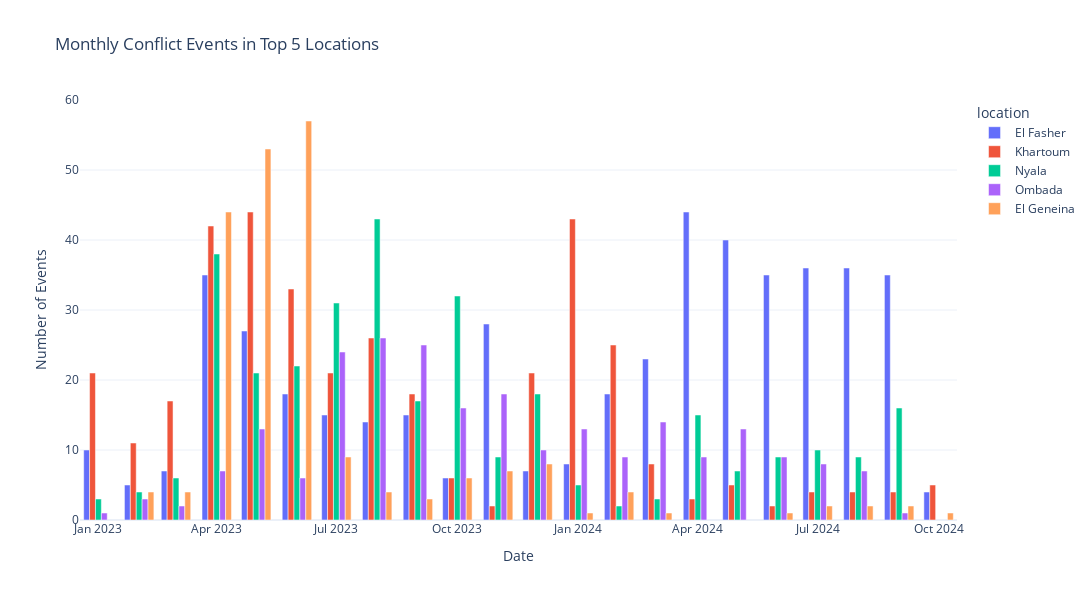

This figure's notebook cell:
### Code cell
import pandas as pd 
import plotly.express as px

# Sample data loading (replace this with your actual data)
# sudan_conflict_data = pd.read_csv('your_data.csv')

# Ensure 'event_date' is in datetime format 
sudan_conflict_data['event_date'] = pd.to_datetime(sudan_conflict_data['event_date'], format='%d %B %Y')

# Get the top 5 locations with the most conflict events
top_locations = (
    sudan_conflict_data['location'].value_counts()
    .head(5)
    .index
)

# Filter the original dataset for these top locations
top_locations_data = sudan_conflict_data[sudan_conflict_data['location'].isin(top_locations)]

# Group by month and location, counting occurrences
location_trends = (
    top_locations_data
    .groupby([top_locations_data['event_date'].dt.to_period('M'), 'location'])
    .size()
    .reset_index(name='count')
)

# Convert period back to datetime for plotting
location_trends['event_date'] = location_trends['event_date'].dt.to_timestamp()

# Create a bar plot
fig_bar = px.bar(location_trends, 
                  x='event_date', 
                  y='count', 
                  color='Location',
                  title='Monthly Conflict Events in Top 5 Locations',
                  labels={'count': 'Number of Events', 'event_date': 'Date'},
                  barmode='group',
                  template='plotly_white')

fig_bar.update_layout(width=2000, height=600)  # Set your desired width and height

# Save the figure as a static image (e.g., PNG)
fig_bar.write_image('monthly_conflict_events.png')

# Show interactive plot
fig_bar.show()

### Figure 1 — Plotly figure (JSON) as saved in the notebook; plotly's stock layout.template omitted (floating-point values rounded to 4 significant figures)
{"data": [{"alignmentgroup": "True", "hovertemplate": "location=El Fasher<br>Date=%{x}<br>Number of Events=%{y}<extra></extra>", "legendgroup": "El Fasher", "marker": {"color": "#636efa", "pattern": {"shape": ""}}, "name": "El Fasher", "offsetgroup": "El Fasher", "orientation": "v", "showlegend": true, "textposition": "auto", "type": "bar", "x": ["2023-01-01T00:00:00", "2023-02-01T00:00:00", "2023-03-01T00:00:00", "2023-04-01T00:00:00", "2023-05-01T00:00:00", "2023-06-01T00:00:00", "2023-07-01T00:00:00", "2023-08-01T00:00:00", "2023-09-01T00:00:00", "2023-10-01T00:00:00", "2023-11-01T00:00:00", "2023-12-01T00:00:00", "2024-01-01T00:00:00", "2024-02-01T00:00:00", "2024-03-01T00:00:00", "2024-04-01T00:00:00", "2024-05-01T00:00:00", "2024-06-01T00:00:00", "2024-07-01T00:00:00", "2024-08-01T00:00:00", "2024-09-01T00:00:00", "2024-10-01T00:00:00"], "xaxis": "x", "y": [10, 5, 7, 35, 27, 18, 15, 14, 15, 6, 28, 7, 8, 18, 23, 44, 40, 35, 36, 36, 35, 4], "yaxis": "y"}, {"alignmentgroup": "True", "hovertemplate": "location=Khartoum<br>Date=%{x}<br>Number of Events=%{y}<extra></extra>", "legendgroup": "Khartoum", "marker": {"color": "#EF553B", "pattern": {"shape": ""}}, "name": "Khartoum", "offsetgroup": "Khartoum", "orientation": "v", "showlegend": true, "textposition": "auto", "type": "bar", "x": ["2023-01-01T00:00:00", "2023-02-01T00:00:00", "2023-03-01T00:00:00", "2023-04-01T00:00:00", "2023-05-01T00:00:00", "2023-06-01T00:00:00", "2023-07-01T00:00:00", "2023-08-01T00:00:00", "2023-09-01T00:00:00", "2023-10-01T00:00:00", "2023-11-01T00:00:00", "2023-12-01T00:00:00", "2024-01-01T00:00:00", "2024-02-01T00:00:00", "2024-03-01T00:00:00", "2024-04-01T00:00:00", "2024-05-01T00:00:00", "2024-06-01T00:00:00", "2024-07-01T00:00:00", "2024-08-01T00:00:00", "2024-09-01T00:00:00", "2024-10-01T00:00:00"], "xaxis": "x", "y": [21, 11, 17, 42, 44, 33, 21, 26, 18, 6, 2, 21, 43, 25, 8, 3, 5, 2, 4, 4, 4, 5], "yaxis": "y"}, {"alignmentgroup": "True", "hovertemplate": "location=Nyala<br>Date=%{x}<br>Number of Events=%{y}<extra></extra>", "legendgroup": "Nyala", "marker": {"color": "#00cc96", "pattern": {"shape": ""}}, "name": "Nyala", "offsetgroup": "Nyala", "orientation": "v", "showlegend": true, "textposition": "auto", "type": "bar", "x": ["2023-01-01T00:00:00", "2023-02-01T00:00:00", "2023-03-01T00:00:00", "2023-04-01T00:00:00", "2023-05-01T00:00:00", "2023-06-01T00:00:00", "2023-07-01T00:00:00", "2023-08-01T00:00:00", "2023-09-01T00:00:00", "2023-10-01T00:00:00", "2023-11-01T00:00:00", "2023-12-01T00:00:00", "2024-01-01T00:00:00", "2024-02-01T00:00:00", "2024-03-01T00:00:00", "2024-04-01T00:00:00", "2024-05-01T00:00:00", "2024-06-01T00:00:00", "2024-07-01T00:00:00", "2024-08-01T00:00:00", "2024-09-01T00:00:00"], "xaxis": "x", "y": [3, 4, 6, 38, 21, 22, 31, 43, 17, 32, 9, 18, 5, 2, 3, 15, 7, 9, 10, 9, 16], "yaxis": "y"}, {"alignmentgroup": "True", "hovertemplate": "location=Ombada<br>Date=%{x}<br>Number of Events=%{y}<extra></extra>", "legendgroup": "Ombada", "marker": {"color": "#ab63fa", "pattern": {"shape": ""}}, "name": "Ombada", "offsetgroup": "Ombada", "orientation": "v", "showlegend": true, "textposition": "auto", "type": "bar", "x": ["2023-01-01T00:00:00", "2023-02-01T00:00:00", "2023-03-01T00:00:00", "2023-04-01T00:00:00", "2023-05-01T00:00:00", "2023-06-01T00:00:00", "2023-07-01T00:00:00", "2023-08-01T00:00:00", "2023-09-01T00:00:00", "2023-10-01T00:00:00", "2023-11-01T00:00:00", "2023-12-01T00:00:00", "2024-01-01T00:00:00", "2024-02-01T00:00:00", "2024-03-01T00:00:00", "2024-04-01T00:00:00", "2024-05-01T00:00:00", "2024-06-01T00:00:00", "2024-07-01T00:00:00", "2024-08-01T00:00:00", "2024-09-01T00:00:00"], "xaxis": "x", "y": [1, 3, 2, 7, 13, 6, 24, 26, 25, 16, 18, 10, 13, 9, 14, 9, 13, 9, 8, 7, 1], "yaxis": "y"}, {"alignmentgroup": "True", "hovertemplate": "location=El Geneina<br>Date=%{x}<br>Number of Events=%{y}<extra></extra>", "legendgroup": "El Geneina", "marker": {"color": "#FFA15A", "pattern": {"shape": ""}}, "name": "El Geneina", "offsetgroup": "El Geneina", "orientation": "v", "showlegend": true, "textposition": "auto", "type": "bar", "x": ["2023-02-01T00:00:00", "2023-03-01T00:00:00", "2023-04-01T00:00:00", "2023-05-01T00:00:00", "2023-06-01T00:00:00", "2023-07-01T00:00:00", "2023-08-01T00:00:00", "2023-09-01T00:00:00", "2023-10-01T00:00:00", "2023-11-01T00:00:00", "2023-12-01T00:00:00", "2024-01-01T00:00:00", "2024-02-01T00:00:00", "2024-03-01T00:00:00", "2024-06-01T00:00:00", "2024-07-01T00:00:00", "2024-08-01T00:00:00", "2024-09-01T00:00:00", "2024-10-01T00:00:00"], "xaxis": "x", "y": [4, 4, 44, 53, 57, 9, 4, 3, 6, 7, 8, 1, 4, 1, 1, 2, 2, 2, 1], "yaxis": "y"}], "layout": {"barmode": "group", "height": 600, "legend": {"title": {"text": "location"}, "tracegroupgap": 0}, "title": {"text": "Monthly Conflict Events in Top 5 Locations"}, "width": 2000, "xaxis": {"anchor": "y", "domain": [0, 1], "title": {"text": "Date"}}, "yaxis": {"anchor": "x", "domain": [0, 1], "title": {"text": "Number of Events"}}}}
